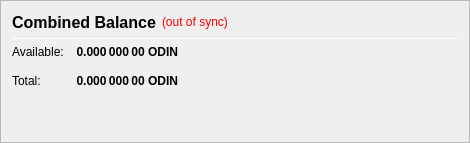
                   <widget class="QFrame" name="frame_CombinedBalances">
                    <property name="minimumSize">
                     <size>
                      <width>470</width>
                      <height>0</height>
                     </size>
                    </property>
                    <property name="frameShape">
                     <enum>QFrame::StyledPanel</enum>
                    </property>
                    <property name="frameShadow">
                     <enum>QFrame::Raised</enum>
                    </property>
                    <layout class="QVBoxLayout" name="verticalLayout_5">
                     <item>
                      <layout class="QHBoxLayout" name="horizontalLayout_5" stretch="0">
                       <item>
                        <widget class="QLabel" name="label_5z">
                         <property name="minimumSize">
                          <size>
                           <width>0</width>
                           <height>20</height>
                          </size>
                         </property>
                         <property name="font">
                          <font>
                           <pointsize>12</pointsize>
                           <weight>75</weight>
                           <bold>true</bold>
                          </font>
                         </property>
                         <property name="toolTip">
                          <string>Combined Balance (including unconfirmed and immature coins)</string>
                         </property>
                         <property name="text">
                          <string>Combined Balance</string>
                         </property>
                        </widget>
                       </item>
                       <item>
                        <widget class="QLabel" name="labelWalletStatus">
                         <property name="cursor">
                          <cursorShape>WhatsThisCursor</cursorShape>
                         </property>
                         <property name="toolTip">
                          <string>The displayed information may be out of date. Your wallet automatically synchronizes with the ODIN network after a connection is established, but this process has not completed yet.</string>
                         </property>
                         <property name="styleSheet">
                          <string notr="true">QLabel { color: red; }</string>
                         </property>
                         <property name="text">
                          <string notr="true">(out of sync)</string>
                         </property>
                         <property name="alignment">
                          <set>Qt::AlignLeading|Qt::AlignLeft|Qt::AlignVCenter</set>
                         </property>
                        </widget>
                       </item>
                       <item>
                        <spacer name="horizontalSpacer_1">
                         <property name="orientation">
                          <enum>Qt::Horizontal</enum>
                         </property>
                         <property name="sizeHint" stdset="0">
                          <size>
                           <width>40</width>
                           <height>20</height>
                          </size>
                         </property>
                        </spacer>
                       </item>
                      </layout>
                     </item>
                     <item>
                      <widget class="Line" name="line_CombinedBalance">
                       <property name="minimumSize">
                        <size>
                         <width>0</width>
                         <height>1</height>
                        </size>
                       </property>
                       <property name="maximumSize">
                        <size>
                         <width>16777215</width>
                         <height>1</height>
                        </size>
                       </property>
                       <property name="orientation">
                        <enum>Qt::Horizontal</enum>
                       </property>
                      </widget>
                     </item>
                     <item>
                      <layout class="QGridLayout" name="gridLayout_3">
                       <property name="spacing">
                        <number>12</number>
                       </property>
                       <item row="1" column="0">
                        <widget class="QLabel" name="labelBalanceTextz">
                         <property name="text">
                          <string>Available:</string>
                         </property>
                        </widget>
                       </item>
                       <item row="1" column="1">
                        <widget class="QLabel" name="labelBalancez">
                         <property name="font">
                          <font>
                           <weight>75</weight>
                           <bold>true</bold>
                          </font>
                         </property>
                         <property name="cursor">
                          <cursorShape>IBeamCursor</cursorShape>
                         </property>
                         <property name="toolTip">
                          <string>Your current spendable balance</string>
                         </property>
                         <property name="text">
                          <string notr="true">0.000 000 00 ODIN</string>
                         </property>
                         <property name="alignment">
                          <set>Qt::AlignRight|Qt::AlignTrailing|Qt::AlignVCenter</set>
                         </property>
                         <property name="textInteractionFlags">
                          <set>Qt::LinksAccessibleByMouse|Qt::TextSelectableByKeyboard|Qt::TextSelectableByMouse</set>
                         </property>
                        </widget>
                       </item>
                       <item row="2" column="0">
                        <widget class="QLabel" name="labelTotalTextz">
                         <property name="text">
                          <string>Total:</string>
                         </property>
                        </widget>
                       </item>
                       <item row="2" column="1">
                        <widget class="QLabel" name="labelTotalz">
                         <property name="font">
                          <font>
                           <weight>75</weight>
                           <bold>true</bold>
                          </font>
                         </property>
                         <property name="cursor">
                          <cursorShape>IBeamCursor</cursorShape>
                         </property>
                         <property name="toolTip">
                          <string>Total Balance, including all unavailable coins.</string>
                         </property>
                         <property name="text">
                          <string notr="true">0.000 000 00 ODIN</string>
                         </property>
                         <property name="alignment">
                          <set>Qt::AlignRight|Qt::AlignTrailing|Qt::AlignVCenter</set>
                         </property>
                         <property name="textInteractionFlags">
                          <set>Qt::LinksAccessibleByMouse|Qt::TextSelectableByKeyboard|Qt::TextSelectableByMouse</set>
                         </property>
                        </widget>
                       </item>
                       <item row="2" column="3">
                        <spacer name="horizontalSpacer_2">
                         <property name="orientation">
                          <enum>Qt::Horizontal</enum>
                         </property>
                         <property name="sizeHint" stdset="0">
                          <size>
                           <width>40</width>
                           <height>20</height>
                          </size>
                         </property>
                        </spacer>
                       </item>
                      </layout>
                     </item>
                     <item>
                      <spacer name="verticalSpacer_1">
                       <property name="orientation">
                        <enum>Qt::Vertical</enum>
                       </property>
                       <property name="sizeHint" stdset="0">
                        <size>
                         <width>20</width>
                         <height>40</height>
                        </size>
                       </property>
                      </spacer>
                     </item>
                    </layout>
                   </widget>
